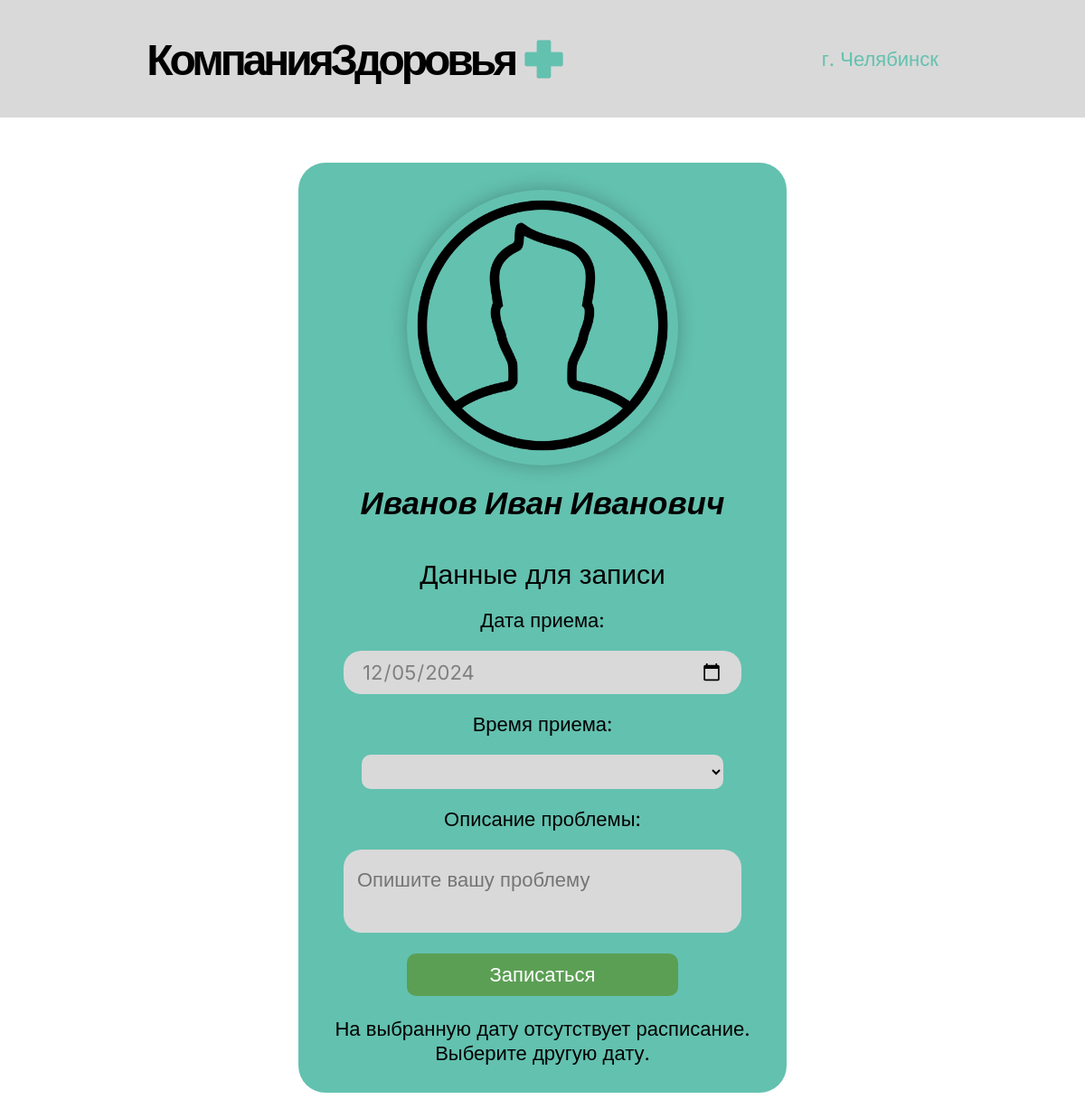
The page /make_appointment/1/ (signed in) on the database as committed earlier.
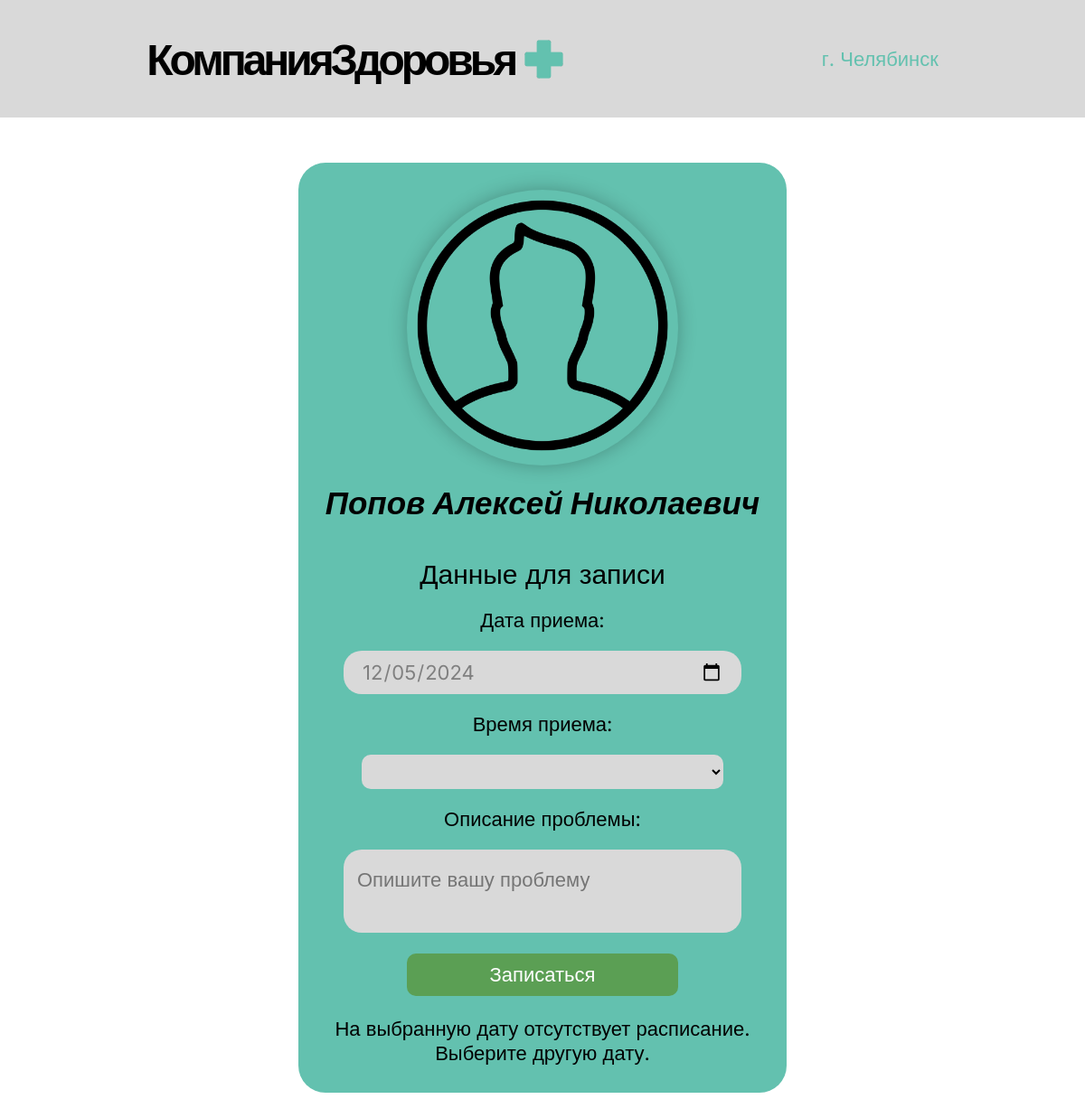
The same page on the database as committed later.
### main/models.py (models this page shows, shortened)
class Doctor(models.Model):
    GENDER_CHOICES = [
        ('M', 'Мужчина'),
        ('F', 'Женщина'),
    ]
    fio = models.CharField('ФИО', max_length=100)
    phone = models.CharField('Номер телефона', max_length=11)
    email = models.CharField('Почта', max_length=100)
    profession = models.CharField('Специальность', max_length=65)
    experience = models.IntegerField('Стаж')
    room = models.CharField('Кабинет', max_length=50)
    area = models.CharField('Район работы', max_length=100)
    adress = models.CharField('Адрес кабинета', max_length=120)
    image = models.ImageField('Изображение профиля', null=True, blank=True, upload_to='images/')
    password = models.CharField('Пароль', max_length=120)
    gender = models.CharField('Пол', max_length=1, choices=GENDER_CHOICES, default='M')
    class Meta:
        verbose_name = "Доктор"
        verbose_name_plural = "Доктора"

### main/views.py (the view, shortened to what this page needs)
# urls.py: path('make_appointment/<int:doctor_id>/', views.make_appointment, name='make_appointment'),
def make_appointment(request, doctor_id):
    patient_id = request.session.get('patient_id')
    if not patient_id:
        return HttpResponseForbidden("Врач не может записаться к другому врачу!")
    try:
        patient = Patient.objects.get(id=patient_id)
    except Patient.DoesNotExist:
        return redirect('login')
    doctor = get_object_or_404(Doctor, id=doctor_id)
    available_slots = []
    now = timezone.now()  # Получаем текущее время в правильной временной зоне
    selected_date = request.GET.get('appointment_date')
    if selected_date:
        try:
            selected_date = datetime.strptime(selected_date, "%Y-%m-%d").date()
        except ValueError:
            selected_date = now.date()
    else:
        selected_date = now.date()
    doctor_schedule = DoctorSchedule.objects.filter(doctor=doctor, date=selected_date).first()
    if doctor_schedule:
        start_time = doctor_schedule.start_time
        end_time = doctor_schedule.end_time
        break_start = doctor_schedule.break_start
        break_end = doctor_schedule.break_end
        current_time = datetime.combine(selected_date, start_time)
        step = timedelta(minutes=30)
        while current_time.time() < end_time:
            if break_start and break_end:
                if break_start <= current_time.time() < break_end:
                    current_time = datetime.combine(selected_date, break_end)
                    continue
            appointment_datetime = timezone.make_aware(current_time)
            if appointment_datetime < now:
                current_time += step
                continue
            existing_appointment = Appointment.objects.filter(doctor=doctor, date=appointment_datetime)
            if existing_appointment.exists():
                current_time += step
                continue
            if appointment_datetime > now:
                available_slots.append(current_time.time())
            current_time += step
    else:
        available_slots = []
        error_message = "На выбранную дату отсутствует расписание. Выберите другую дату."
    print(available_slots)  # Для отладки
    return render(request, 'main/make_appointment.html', {
        'doctor': doctor,
        'available_slots': available_slots,
        'selected_date': selected_date,
        'error_message': error_message if 'error_message' in locals() else None
    })

### main/templates/main/make_appointment.html (shortened to what this page needs)
<!DOCTYPE html>
<html lang="ru">
<head>
    {% load static %}
    <link rel="stylesheet" href="{% static '/css/main.css' %}">
    <link rel="stylesheet" href="{% static '/css/make_appointments.css' %}">
</head>
<body>
    {% include 'main/header.html' %}
    <div class="container-makeAppointments">
        <div class="profile-container-img">
            <img src="{% if doctor.image %}{{ doctor.image.url }}{% else %}{% static '/img/defalt.png' %}{% endif %}" alt="doctor-img">
        </div>
        <h1>{{ doctor.fio }}</h1>
        <h2>Данные для записи</h2>
        <form method="GET" id="date-form">
            <label for="appointment-date">Дата приема:</label>
            <input type="date" id="appointment-date" name="appointment_date" value="{{ selected_date|date:'Y-m-d' }}" onchange="this.form.submit();" required>
            <label for="appointment-time">Время приема:</label>
            <select id="appointment-time" name="appointment_time" required>
            </select>
            <label for="description">Описание проблемы:</label>
            <textarea id="description" name="description" placeholder="Опишите вашу проблему" required>{{ description }}</textarea>
            <button type="submit">Записаться</button>
            {% if error_message %}
                <p class="error">{{ error_message }}</p>
            {% endif %}
        </form>
    </div>
</body>
</html>

Rows that differ between the two databases and show on the page:
changed Doctor: fio "Иванов Иван Иванович" → "Попов Алексей Николаевич"
